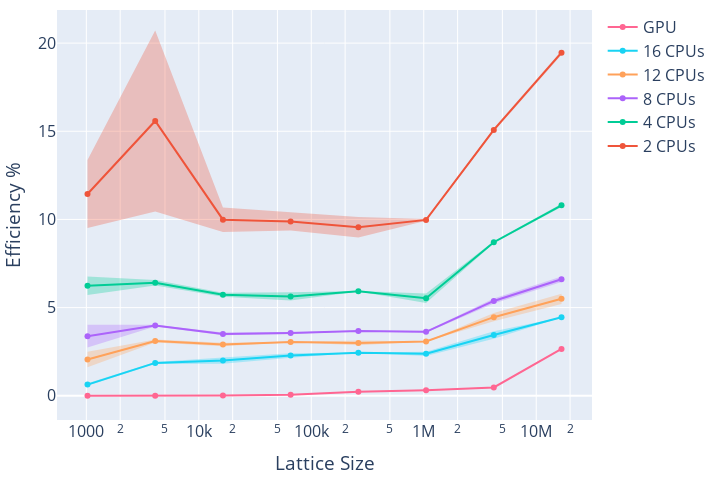

The notebook cell this image was saved under:
### Code cell
fig = go.Figure()

for idx, (name, dfs, info) in enumerate(runs_parallel):
    for i, df in enumerate(dfs):
        dfs[i]["efficiency"] = 100 * (cpu_df["avgBufferTime"] / df["avgBufferTime"]) / info[0]
    
    df = pd.concat(dfs)
    df["size"] **= 2
    add_mean_std_trace(fig, df, name, idx + 1, "efficiency")

fig.update_layout(xaxis_title='Lattice Size', yaxis_title="Efficiency %", **layout_settings) # title="Efficiency", 
fig.update_xaxes(type="log")
fig.show()
fig.write_image("images/lat_render_buf_efficiency.eps")

### Figure 1 — Plotly figure (JSON) as saved in the notebook; plotly's stock layout.template omitted (floating-point values rounded to 4 significant figures)
{"data": [{"line": {"color": "#EF553B"}, "mode": "lines+markers", "name": "2 CPUs", "type": "scatter", "x": [1024, 4096, 16384, 65536, 262144, 1048576, 4194304, 16777216], "y": [11.44, 15.59, 9.986, 9.887, 9.563, 9.975, 15.08, 19.46]}, {"line": {"width": 0}, "mode": "lines", "name": "2 CPUs upper", "showlegend": false, "type": "scatter", "x": [1024, 4096, 16384, 65536, 262144, 1048576, 4194304, 16777216], "y": [13.37, 20.72, 10.68, 10.4, 10.14, 10.03, 15.16, 19.57]}, {"fill": "tonexty", "fillcolor": "rgba(239, 85, 59, 0.30)", "line": {"width": 0}, "mode": "lines", "name": "2 CPUs lower", "showlegend": false, "type": "scatter", "x": [1024, 4096, 16384, 65536, 262144, 1048576, 4194304, 16777216], "y": [9.515, 10.45, 9.293, 9.372, 8.981, 9.921, 14.99, 19.35]}, {"line": {"color": "#00CC96"}, "mode": "lines+markers", "name": "4 CPUs", "type": "scatter", "x": [1024, 4096, 16384, 65536, 262144, 1048576, 4194304, 16777216], "y": [6.239, 6.413, 5.733, 5.634, 5.928, 5.534, 8.708, 10.8]}, {"line": {"width": 0}, "mode": "lines", "name": "4 CPUs upper", "showlegend": false, "type": "scatter", "x": [1024, 4096, 16384, 65536, 262144, 1048576, 4194304, 16777216], "y": [6.762, 6.567, 5.843, 5.869, 5.941, 5.805, 8.76, 10.89]}, {"fill": "tonexty", "fillcolor": "rgba(0, 204, 150, 0.30)", "line": {"width": 0}, "mode": "lines", "name": "4 CPUs lower", "showlegend": false, "type": "scatter", "x": [1024, 4096, 16384, 65536, 262144, 1048576, 4194304, 16777216], "y": [5.716, 6.259, 5.622, 5.399, 5.916, 5.262, 8.655, 10.71]}, {"line": {"color": "#AB63FA"}, "mode": "lines+markers", "name": "8 CPUs", "type": "scatter", "x": [1024, 4096, 16384, 65536, 262144, 1048576, 4194304, 16777216], "y": [3.376, 3.982, 3.509, 3.559, 3.667, 3.626, 5.377, 6.609]}, {"line": {"width": 0}, "mode": "lines", "name": "8 CPUs upper", "showlegend": false, "type": "scatter", "x": [1024, 4096, 16384, 65536, 262144, 1048576, 4194304, 16777216], "y": [4.021, 4.03, 3.583, 3.618, 3.679, 3.676, 5.522, 6.771]}, {"fill": "tonexty", "fillcolor": "rgba(171, 99, 250, 0.30)", "line": {"width": 0}, "mode": "lines", "name": "8 CPUs lower", "showlegend": false, "type": "scatter", "x": [1024, 4096, 16384, 65536, 262144, 1048576, 4194304, 16777216], "y": [2.732, 3.935, 3.434, 3.5, 3.656, 3.577, 5.232, 6.447]}, {"line": {"color": "#FFA15A"}, "mode": "lines+markers", "name": "12 CPUs", "type": "scatter", "x": [1024, 4096, 16384, 65536, 262144, 1048576, 4194304, 16777216], "y": [2.056, 3.104, 2.906, 3.043, 2.996, 3.076, 4.458, 5.497]}, {"line": {"width": 0}, "mode": "lines", "name": "12 CPUs upper", "showlegend": false, "type": "scatter", "x": [1024, 4096, 16384, 65536, 262144, 1048576, 4194304, 16777216], "y": [2.502, 3.19, 3.008, 3.047, 3.133, 3.08, 4.688, 5.783]}, {"fill": "tonexty", "fillcolor": "rgba(255, 161, 90, 0.30)", "line": {"width": 0}, "mode": "lines", "name": "12 CPUs lower", "showlegend": false, "type": "scatter", "x": [1024, 4096, 16384, 65536, 262144, 1048576, 4194304, 16777216], "y": [1.61, 3.017, 2.803, 3.039, 2.859, 3.072, 4.228, 5.211]}, {"line": {"color": "#19D3F3"}, "mode": "lines+markers", "name": "16 CPUs", "type": "scatter", "x": [1024, 4096, 16384, 65536, 262144, 1048576, 4194304, 16777216], "y": [0.6338, 1.863, 1.998, 2.29, 2.441, 2.38, 3.448, 4.449]}, {"line": {"width": 0}, "mode": "lines", "name": "16 CPUs upper", "showlegend": false, "type": "scatter", "x": [1024, 4096, 16384, 65536, 262144, 1048576, 4194304, 16777216], "y": [0.7049, 1.919, 2.174, 2.418, 2.449, 2.498, 3.661, 4.453]}, {"fill": "tonexty", "fillcolor": "rgba(25, 211, 243, 0.30)", "line": {"width": 0}, "mode": "lines", "name": "16 CPUs lower", "showlegend": false, "type": "scatter", "x": [1024, 4096, 16384, 65536, 262144, 1048576, 4194304, 16777216], "y": [0.5627, 1.807, 1.822, 2.163, 2.434, 2.261, 3.236, 4.445]}, {"line": {"color": "#FF6692"}, "mode": "lines+markers", "name": "GPU", "type": "scatter", "x": [1024, 4096, 16384, 65536, 262144, 1048576, 4194304, 16777216], "y": [0.001106, 0.004075, 0.01441, 0.05817, 0.2308, 0.314, 0.4746, 2.658]}, {"line": {"width": 0}, "mode": "lines", "name": "GPU upper", "showlegend": false, "type": "scatter", "x": [1024, 4096, 16384, 65536, 262144, 1048576, 4194304, 16777216], "y": [0.001132, 0.004124, 0.01479, 0.05874, 0.2336, 0.3153, 0.4919, 2.679]}, {"fill": "tonexty", "fillcolor": "rgba(255, 102, 146, 0.30)", "line": {"width": 0}, "mode": "lines", "name": "GPU lower", "showlegend": false, "type": "scatter", "x": [1024, 4096, 16384, 65536, 262144, 1048576, 4194304, 16777216], "y": [0.001081, 0.004026, 0.01403, 0.05759, 0.2279, 0.3126, 0.4573, 2.638]}], "layout": {"font": {"size": 16}, "height": 480, "margin": {"b": 10, "l": 10, "r": 10, "t": 10}, "width": 720, "xaxis": {"title": {"text": "Lattice Size"}, "type": "log"}, "yaxis": {"title": {"text": "Efficiency %"}}}}
